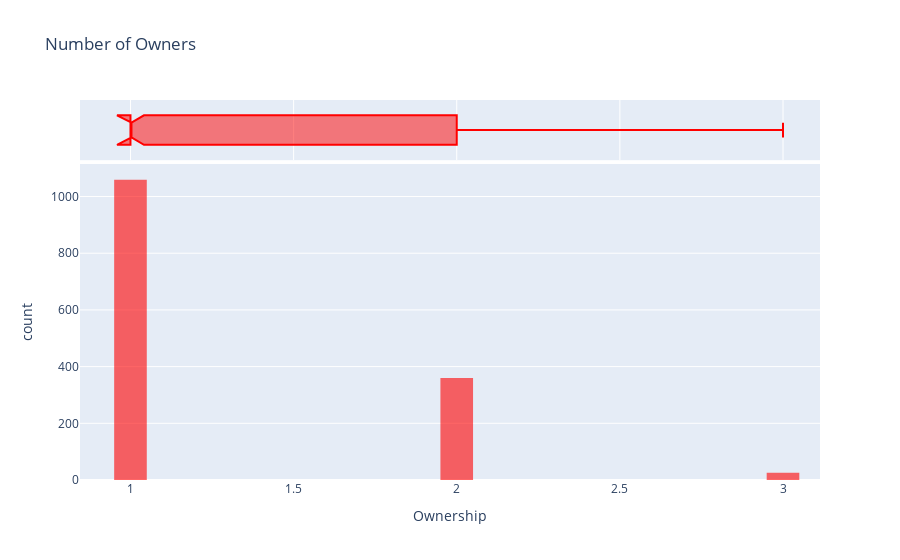

Source (notebook cell):
### Markdown cell above
### Using a histogram for observing number of cars for different ownership :

### Code cell
fig = px.histogram(cars_24_data_frame, 
                   x=cars_24_data_frame['Ownership'], 
                   marginal='box', 
                   nbins=16, 
                   opacity=0.6,
                   color_discrete_sequence=['red'],
                   title='Number of Owners')
fig.update_layout(bargap=0.5)
fig.show()

### Figure 1 — Plotly figure (JSON) as saved in the notebook; plotly's stock layout.template omitted (floating-point values rounded to 4 significant figures; data arrays with more than 128 entries replaced by an {"elided": "..."} marker saying what was removed)
{"data": [{"alignmentgroup": "True", "bingroup": "x", "hovertemplate": "Ownership=%{x}<br>count=%{y}<extra></extra>", "legendgroup": "", "marker": {"color": "red", "opacity": 0.6, "pattern": {"shape": ""}}, "name": "", "nbinsx": 16, "offsetgroup": "", "orientation": "v", "showlegend": false, "type": "histogram", "x": {"elided": "1445 int values"}, "xaxis": "x", "yaxis": "y"}, {"alignmentgroup": "True", "hovertemplate": "Ownership=%{x}<extra></extra>", "legendgroup": "", "marker": {"color": "red"}, "name": "", "notched": true, "offsetgroup": "", "showlegend": false, "type": "box", "x": {"elided": "1445 int values"}, "xaxis": "x2", "yaxis": "y2"}], "layout": {"bargap": 0.5, "barmode": "relative", "legend": {"tracegroupgap": 0}, "title": {"text": "Number of Owners"}, "xaxis": {"anchor": "y", "domain": [0, 1], "title": {"text": "Ownership"}}, "xaxis2": {"anchor": "y2", "domain": [0, 1], "matches": "x", "showgrid": true, "showticklabels": false}, "yaxis": {"anchor": "x", "domain": [0, 0.8316], "title": {"text": "count"}}, "yaxis2": {"anchor": "x2", "domain": [0.8416, 1], "matches": "y2", "showgrid": false, "showline": false, "showticklabels": false, "ticks": ""}}}
